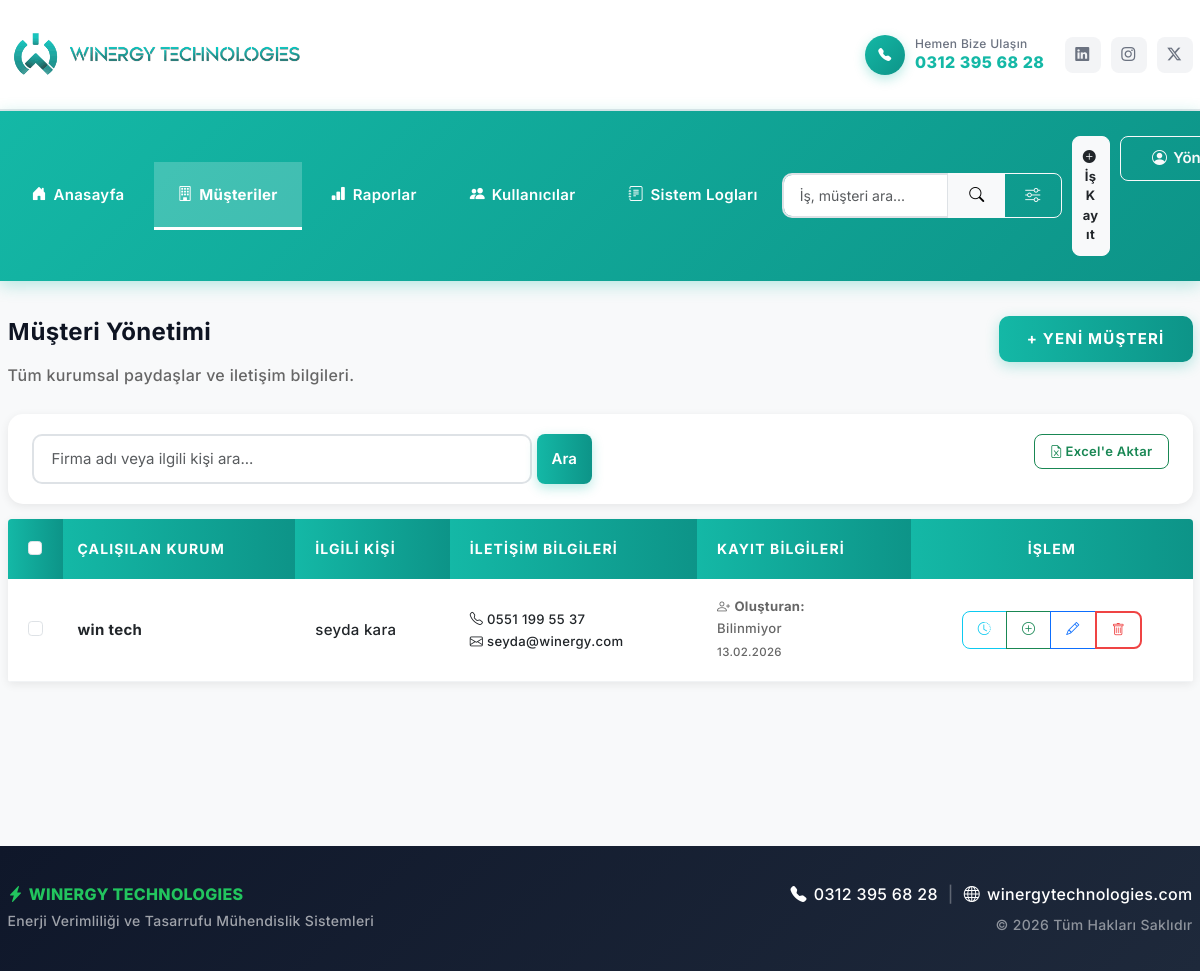
The page /musteriler.php (signed in) on the database as committed earlier.
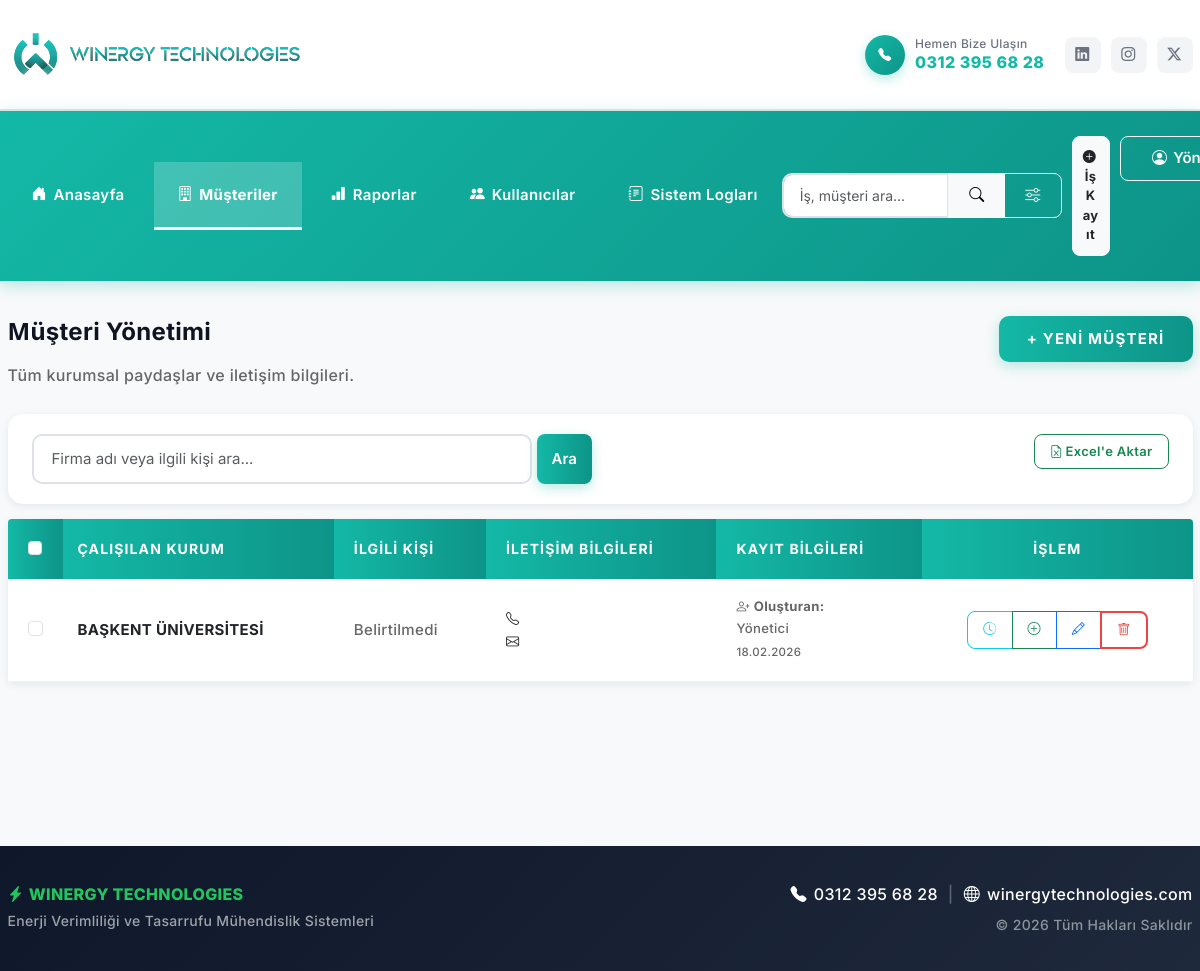
The same page on the database as committed later.
### tables this page shows
CREATE TABLE `customers` (
  `id` int(11) NOT NULL,
  `name` varchar(255) NOT NULL,
  `contact_name` varchar(100) DEFAULT NULL,
  `phone` varchar(20) DEFAULT NULL,
  `email` varchar(100) DEFAULT NULL,
  `address` text DEFAULT NULL,
  `created_by` int(11) DEFAULT NULL,
  `updated_by` int(11) DEFAULT NULL,
  `created_at` timestamp NOT NULL DEFAULT current_timestamp(),
  `updated_at` timestamp NULL DEFAULT NULL ON UPDATE current_timestamp()
);

CREATE TABLE `users` (
  `id` int(11) NOT NULL,
  `name` varchar(100) NOT NULL,
  `email` varchar(100) NOT NULL,
  `password` varchar(255) NOT NULL,
  `role` enum('admin','personel','danisman') NOT NULL,
  `is_active` tinyint(1) DEFAULT 1,
  `created_at` timestamp NOT NULL DEFAULT current_timestamp()
);

### musteriler.php (the view, shortened to what this page needs)
<?php
require_once 'config/db.php';
include 'includes/header.php';
$search = $_GET['search'] ?? '';
$query_sql = "SELECT c.*,
    u1.name as creator_name,
    u2.name as updater_name
    FROM customers c
    LEFT JOIN users u1 ON c.created_by = u1.id
    LEFT JOIN users u2 ON c.updated_by = u2.id";
$params = [];
$query_sql .= " ORDER BY c.name ASC";
$stmt = $db->prepare($query_sql);
$stmt->execute($params);
$customers = $stmt->fetchAll(PDO::FETCH_ASSOC);
?>
<div class="row mb-4">
    <div class="col-md-8">
        <h3 class="fw-bold" style="color: var(--dt-sec-color);">Μüşteri Yönetimi</h3>
       <p class="text-muted">Tüm kurumsal paydaşlar ve iletişim bilgileri.</p>
    </div>
    <div class="col-md-4 text-end">
        <button class="btn btn-winergy" data-bs-toggle="collapse" data-bs-target="#addCustomerForm">+ Yeni Müşteri</button>
    </div>
</div>
<div class="card shadow-sm border-0 mb-4">
    <div class="card-body">
        <div class="row">
            <div class="col-md-8">
                <form method="GET" class="d-flex gap-2">
                    <input type="text" name="search" class="form-control flex-grow-1" style="max-width: 500px;" placeholder="Firma adı veya ilgili kişi ara..." value="<?php echo htmlspecialchars($search); ?>">
                    <button type="submit" class="btn btn-primary px-4 flex-shrink-0">Ara</button>
                </form>
            </div>
            <div class="col-md-4 text-end">
                <a href="export-musteriler.php?<?php echo http_build_query(['search' => $search]); ?>" class="btn btn-outline-success btn-sm">
                    <i class="bi bi-file-earmark-excel me-1"></i>Excel'e Aktar
                </a>
            </div>
        </div>
    </div>
</div>
<div class="table-container shadow-sm bg-white p-0 rounded overflow-hidden">
    <table class="table table-hover align-middle mb-0">
        <thead class="table-light">
            <tr>
                <th style="width: 40px;">
                    <input type="checkbox" class="form-check-input" id="selectAllCustomers">
                </th>
                <th class="ps-4">Çalışılan Kurum</th>
                <th>İlgili Kişi</th>
                <th>İletişim Bilgileri</th>
                <th>Kayıt Bilgileri</th>
                <th class="text-center">İşlem</th>
            </tr>
        </thead>
        <tbody>
            <?php foreach($customers as $c): ?>
            <tr>
                <td>
                    <input type="checkbox" class="form-check-input customer-checkbox" value="<?php echo $c['id']; ?>">
                </td>
                <td class="ps-4"><strong><?php echo $c['name']; ?></strong></td>
                <td><?php echo $c['contact_name'] ?: '<span class="text-muted">Belirtilmedi</span>'; ?></td>
                <td>
                    <div class="small">
                        <i class="bi bi-telephone"></i> <?php echo $c['phone']; ?><br>
                        <i class="bi bi-envelope"></i> <?php echo $c['email']; ?>
                    </div>
                </td>
                <td>
                    <div class="small text-muted">
                        <div class="mb-1">
                            <i class="bi bi-person-plus"></i> <strong>Oluşturan:</strong><br>
                            <?php echo htmlspecialchars($c['creator_name'] ?: 'Bilinmiyor'); ?>
                            <br><small><?php echo $c['created_at'] ? date('d.m.Y', strtotime($c['created_at'])) : '-'; ?></small>
                        </div>
                    </div>
                </td>
                <td class="text-center">
                    <div class="btn-group" role="group">
                        <a href="musteri-gecmis.php?id=<?php echo $c['id']; ?>" class="btn btn-sm btn-outline-info" title="Geçmiş">
                            <i class="bi bi-clock-history"></i>
                        </a>
                        <a href="is-ekle.php?customer_id=<?php echo $c['id']; ?>" class="btn btn-sm btn-outline-success" title="Yeni İş Aç">
                            <i class="bi bi-plus-circle"></i>
                        </a>
                        <a href="musteri-duzenle.php?id=<?php echo $c['id']; ?>" class="btn btn-sm btn-outline-primary" title="Düzenle">
                            <i class="bi bi-pencil"></i>
                        </a>
                        <a href="musteri-sil.php?id=<?php echo $c['id']; ?>" class="btn btn-sm btn-outline-danger" title="Sil">
                            <i class="bi bi-trash"></i>
                        </a>
                    </div>
                </td>
            </tr>
            <?php endforeach; ?>
        </tbody>
    </table>
</div>
<?php include 'includes/footer.php'; ?>

Rows that differ between the two databases and show on the page:
removed customers: name "win tech", contact_name "seyda kara", phone "0551 199 55 37", email "seyda@winergy.com", creator_name "Bilinmiyor", created_at "13.02.2026"
added customers: name "BAŞKENT ÜNİVERSİTESİ", contact_name "Belirtilmedi", created_by.name "Yönetici", created_at "18.02.2026"
